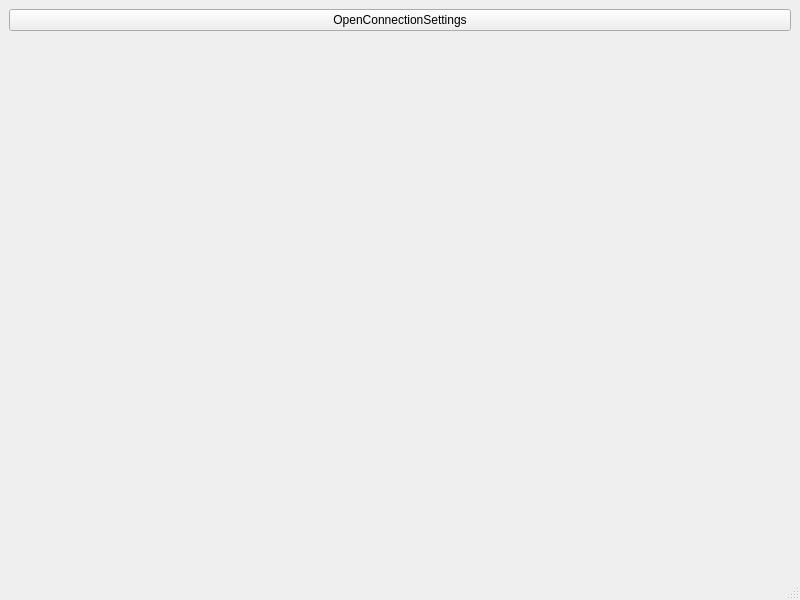
<?xml version="1.0" encoding="UTF-8"?>
<ui version="4.0">
 <class>MainWindow</class>
 <widget class="QMainWindow" name="MainWindow">
  <property name="geometry">
   <rect>
    <x>0</x>
    <y>0</y>
    <width>800</width>
    <height>600</height>
   </rect>
  </property>
  <property name="windowTitle">
   <string>MainWindow</string>
  </property>
  <widget class="QWidget" name="centralwidget">
   <layout class="QVBoxLayout" name="verticalLayout_2">
    <item>
     <widget class="QPushButton" name="open_c_btn">
      <property name="text">
       <string>OpenConnectionSettings</string>
      </property>
     </widget>
    </item>
    <item>
     <spacer name="verticalSpacer">
      <property name="orientation">
       <enum>Qt::Vertical</enum>
      </property>
      <property name="sizeHint" stdset="0">
       <size>
        <width>20</width>
        <height>40</height>
       </size>
      </property>
     </spacer>
    </item>
   </layout>
  </widget>
  <widget class="QMenuBar" name="menubar">
   <property name="geometry">
    <rect>
     <x>0</x>
     <y>0</y>
     <width>800</width>
     <height>22</height>
    </rect>
   </property>
  </widget>
  <widget class="QStatusBar" name="statusbar"/>
 </widget>
 <resources/>
 <connections/>
</ui>
